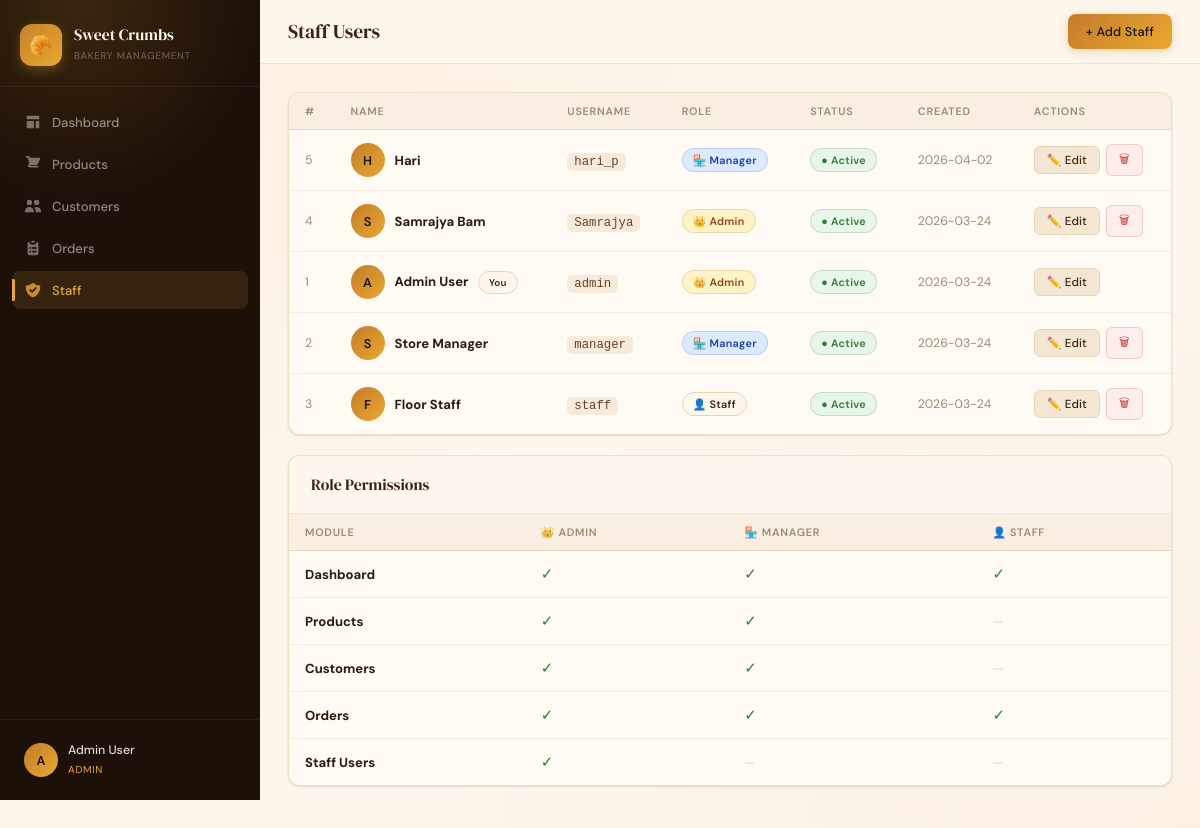
Page /users (signed in) on the committed database.
### tables this page shows
CREATE TABLE staff (
                id INTEGER PRIMARY KEY AUTOINCREMENT,
                name TEXT NOT NULL,
                username TEXT NOT NULL UNIQUE,
                password_hash TEXT NOT NULL,
                role TEXT NOT NULL DEFAULT 'staff',
                active INTEGER NOT NULL DEFAULT 1,
                created_at TEXT DEFAULT CURRENT_TIMESTAMP
            );

### app.py (the view)
@app.route('/users')
@requires_permission('users')
def users():
    try:
        conn = get_db()
        staff = conn.execute("SELECT id,name,username,role,active,created_at FROM staff ORDER BY created_at DESC").fetchall()
        conn.close()
        return render_template('users.html', staff=staff)
    except Exception as e:
        logger.error(f'Users page error: {e}')
        flash('Error loading users.', 'danger')
        return redirect(url_for('index'))

### app.py (called while the page is built)
def get_db():
    try:
        conn = sqlite3.connect(DB_PATH)
        conn.row_factory = sqlite3.Row
        return conn
    except sqlite3.Error as e:
        logger.error(f'Database connection error: {e}')
        raise

def requires_permission(module):
    def decorator(f):
        @wraps(f)
        def decorated(*args, **kwargs):
            if 'user_id' not in session:
                return redirect(url_for('login'))
            role = session.get('role', 'staff')
            if module not in ROLE_PERMISSIONS.get(role, set()):
                logger.warning(f'Access denied for user {session.get("user_id")} to module {module}')
                flash(f'Access denied. Your role ({role}) cannot access {module}.', 'danger')
                return redirect(url_for('index'))
            return f(*args, **kwargs)
        return decorated
    return decorator

### templates/users.html (shortened to what this page needs)
{% extends 'base.html' %}
{% block page_title %}Staff Users{% endblock %}
{% block topbar_actions %}
  <a href="{{ url_for('add_user') }}" class="btn btn-primary">+ Add Staff</a>
{% endblock %}
{% block content %}
<div class="card">
  <div class="table-wrap">
    <table>
      <thead>
        <tr>
          <th>#</th>
          <th>Name</th>
          <th>Username</th>
          <th>Role</th>
          <th>Status</th>
          <th>Created</th>
          <th>Actions</th>
        </tr>
      </thead>
      <tbody>
        {% for u in staff %}
        <tr>
          <td style="color:var(--muted);font-size:0.82rem">{{ u.id }}</td>
          <td>
            <div style="display:flex;align-items:center;gap:10px">
              <span style="width:34px;height:34px;border-radius:50%;background:linear-gradient(135deg,var(--caramel),var(--gold));display:flex;align-items:center;justify-content:center;font-weight:600;color:var(--espresso);font-size:0.85rem;flex-shrink:0">
                {{ u.name[0].upper() }}
              </span>
              <div>
                <strong>{{ u.name }}</strong>
                {% if u.id == session.get('user_id') %}
                  <span class="badge" style="background:var(--cream);color:var(--brown);border:1px solid var(--tan);margin-left:6px;font-size:0.65rem">You</span>
                {% endif %}
              </div>
            </div>
          </td>
          <td><code>{{ u.username }}</code></td>
          <td>
            {% if u.role == 'admin' %}
              <span class="badge" style="background:#FEF3C7;color:#92400E;border:1px solid rgba(146,64,14,0.15)">👑 Admin</span>
            {% elif u.role == 'manager' %}
              <span class="badge" style="background:#DBEAFE;color:#1E40AF;border:1px solid rgba(30,64,175,0.15)">🏪 Manager</span>
            {% else %}
              <span class="badge" style="background:var(--cream);color:var(--brown);border:1px solid var(--tan)">👤 Staff</span>
            {% endif %}
          </td>
          <td>
            {% if u.active %}
              <span class="badge badge-ok">● Active</span>
            {% else %}
              <span class="badge badge-low">● Inactive</span>
            {% endif %}
          </td>
          <td style="color:var(--muted);font-size:0.82rem">{{ u.created_at[:10] }}</td>
          <td>
            <div style="display:flex;gap:6px;align-items:center">
              <a href="{{ url_for('edit_user', uid=u.id) }}" class="btn btn-secondary btn-sm">✏️ Edit</a>
              {% if u.id != session.get('user_id') %}
              <form method="post" action="{{ url_for('delete_user', uid=u.id) }}" style="display:inline"
                    onsubmit="return confirm('Delete {{ u.name }}? This cannot be undone.')">
                <button class="btn btn-danger btn-sm">🗑</button>
              </form>
              {% endif %}
            </div>
          </td>
        </tr>
        {% endfor %}
      </tbody>
    </table>
  </div>
</div>
<div class="card">
  <div class="card-header"><h2>Role Permissions</h2></div>
  <div class="table-wrap">
    <table>
      <thead>
        <tr>
          <th>Module</th>
          <th>👑 Admin</th>
          <th>🏪 Manager</th>
          <th>👤 Staff</th>
        </tr>
      </thead>
      <tbody>
        {% for module in [('Dashboard','dashboard'),('Products','products'),('Customers','customers'),('Orders','orders'),('Staff Users','users')] %}
        <tr>
          <td><strong>{{ module[0] }}</strong></td>
          <td><span style="color:var(--success);font-size:1rem">✓</span></td>
          <td>
            {% if module[1] != 'users' %}
              <span style="color:var(--success);font-size:1rem">✓</span>
            {% else %}
              <span style="color:var(--tan)">—</span>
            {% endif %}
          </td>
          <td>
            {% if module[1] in ['dashboard','orders'] %}
              <span style="color:var(--success);font-size:1rem">✓</span>
            {% else %}
              <span style="color:var(--tan)">—</span>
            {% endif %}
          </td>
        </tr>
        {% endfor %}
      </tbody>
    </table>
  </div>
</div>
{% endblock %}

### templates/base.html (shortened to what this page needs)
<!DOCTYPE html>
<html lang="en">
<head>
  <link rel="stylesheet" href="{{ url_for('static', filename='css/style.css') }}">
</head>
<body>
{% set role = session.get('role','staff') %}
{% set perms = {
  'admin':   ['dashboard','products','customers','orders','users'],
  'manager': ['dashboard','products','customers','orders'],
  'staff':   ['dashboard','orders']
} %}
{% set my_perms = perms.get(role, []) %}
<aside class="sidebar">
  <div class="sidebar-logo">
    <div class="logo-mark">🥐</div>
    <div class="logo-text">
      <h1>Sweet Crumbs</h1>
      <span>Bakery Management</span>
    </div>
  </div>
  <nav class="sidebar-nav">
    {% if 'dashboard' in my_perms %}
    <a href="{{ url_for('index') }}" class="nav-item {{ 'active' if request.endpoint == 'index' else '' }}">
      <span class="nav-icon">
        <svg viewBox="0 0 20 20" fill="currentColor"><path d="M3 4a1 1 0 011-1h12a1 1 0 011 1v2a1 1 0 01-1 1H4a1 1 0 01-1-1V4zM3 10a1 1 0 011-1h6a1 1 0 011 1v6a1 1 0 01-1 1H4a1 1 0 01-1-1v-6zM14 9a1 1 0 00-1 1v6a1 1 0 001 1h2a1 1 0 001-1v-6a1 1 0 00-1-1h-2z"/></svg>
      </span>
      <span>Dashboard</span>
    </a>
    {% endif %}
    {% if 'products' in my_perms %}
    <a href="{{ url_for('products') }}" class="nav-item {{ 'active' if 'product' in (request.endpoint or '') else '' }}">
      <span class="nav-icon">
        <svg viewBox="0 0 20 20" fill="currentColor"><path d="M3 1a1 1 0 000 2h1.22l.305 1.222a.997.997 0 00.01.042l1.358 5.43-.893.892C3.74 11.846 4.632 14 6.414 14H15a1 1 0 000-2H6.414l1-1H14a1 1 0 00.894-.553l3-6A1 1 0 0017 3H6.28l-.31-1.243A1 1 0 005 1H3z"/></svg>
      </span>
      <span>Products</span>
    </a>
    {% endif %}
    {% if 'customers' in my_perms %}
    <a href="{{ url_for('customers') }}" class="nav-item {{ 'active' if 'customer' in (request.endpoint or '') else '' }}">
      <span class="nav-icon">
        <svg viewBox="0 0 20 20" fill="currentColor"><path d="M9 6a3 3 0 11-6 0 3 3 0 016 0zM17 6a3 3 0 11-6 0 3 3 0 016 0zM12.93 17c.046-.327.07-.66.07-1a6.97 6.97 0 00-1.5-4.33A5 5 0 0119 16v1h-6.07zM6 11a5 5 0 015 5v1H1v-1a5 5 0 015-5z"/></svg>
      </span>
      <span>Customers</span>
    </a>
    {% endif %}
    {% if 'orders' in my_perms %}
    <a href="{{ url_for('orders') }}" class="nav-item {{ 'active' if ('order' in (request.endpoint or '') or 'cart' in (request.endpoint or '')) else '' }}">
      <span class="nav-icon">
      </span>
      <span>Orders</span>
    </a>
    {% endif %}
    {% if 'users' in my_perms %}
    <a href="{{ url_for('users') }}" class="nav-item {{ 'active' if 'user' in (request.endpoint or '') and request.endpoint != 'profile' else '' }}">
      <span class="nav-icon">
      </span>
      <span>Staff</span>
    </a>
    {% endif %}
  </nav>
  <div class="sidebar-bottom">
    <div class="user-pill">
      <div class="user-avatar">{{ session.get('name','?')[0].upper() }}</div>
      <div class="user-info">
        <span class="user-name">{{ session.get('name','User') }}</span>
        <span class="user-role role-{{ session.get('role','staff') }}">{{ session.get('role','staff').title() }}</span>
      </div>
    </div>
  </div>
</aside>
<div class="main">
  <header class="topbar">
    <div class="topbar-left">
      <h2 class="topbar-title">{% block page_title %}{% endblock %}</h2>
    </div>
    <div class="topbar-actions">
      {% block topbar_actions %}{% endblock %}
    </div>
  </header>
  <div class="content">
    {% block content %}{% endblock %}
  </div>
</div>
</body>
</html>

### rows in the picture
staff: get "Admin User", id "1", name "A", name "Admin User", shows "You", username "admin", role "👑 Admin", active "● Active", created_at "2026-03-24"
staff: id "5", name "H", name "Hari", username "hari_p", role "🏪 Manager", active "● Active", created_at "2026-04-02"
staff: id "4", name "S", name "Samrajya Bam", username "Samrajya", role "👑 Admin", active "● Active", created_at "2026-03-24"
staff: id "2", name "S", name "Store Manager", username "manager", role "🏪 Manager", active "● Active", created_at "2026-03-24"
staff: id "3", name "F", name "Floor Staff", username "staff", role "👤 Staff", active "● Active", created_at "2026-03-24"

### other values in the picture
{{ session.get('name','?')[0].upper() }} "A"
{{ session.get('role','staff').title() }} "ADMIN"
{{ module[0] }} "Dashboard" "Products" "Customers" "Orders" "Staff Users"
